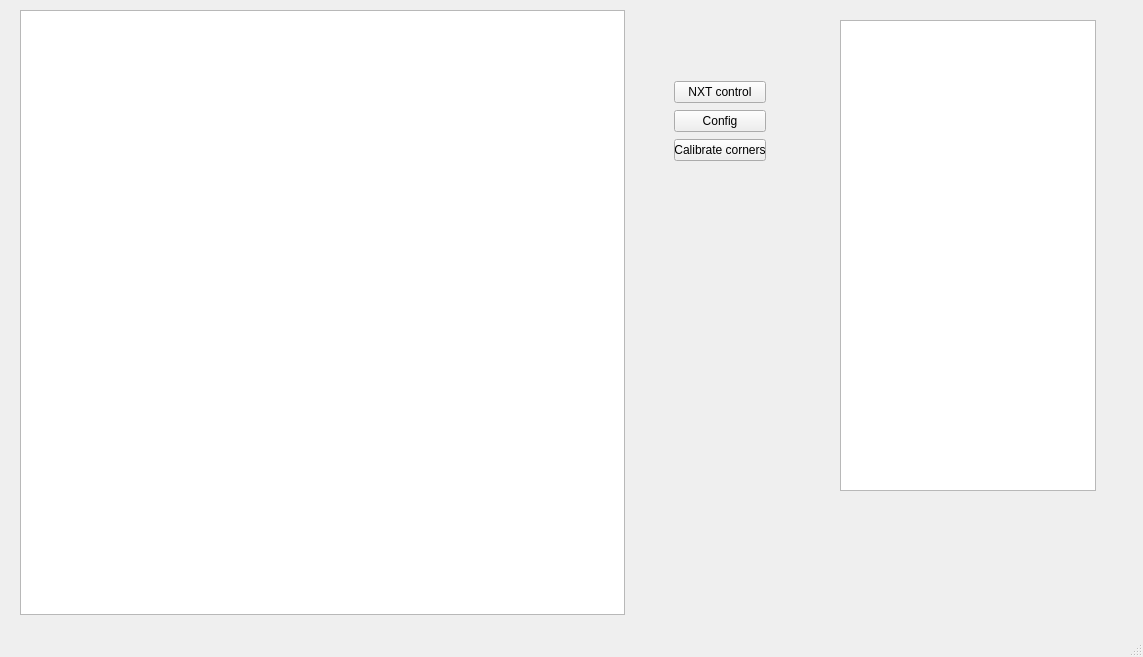
<?xml version="1.0" encoding="UTF-8"?>
<ui version="4.0">
 <class>MainWindow</class>
 <widget class="QMainWindow" name="MainWindow">
  <property name="geometry">
   <rect>
    <x>0</x>
    <y>0</y>
    <width>1143</width>
    <height>657</height>
   </rect>
  </property>
  <property name="windowTitle">
   <string>Draughts player</string>
  </property>
  <widget class="QWidget" name="centralwidget">
   <widget class="QGraphicsView" name="image">
    <property name="geometry">
     <rect>
      <x>20</x>
      <y>10</y>
      <width>605</width>
      <height>605</height>
     </rect>
    </property>
   </widget>
   <widget class="QTextBrowser" name="movesList">
    <property name="geometry">
     <rect>
      <x>840</x>
      <y>20</y>
      <width>256</width>
      <height>471</height>
     </rect>
    </property>
   </widget>
   <widget class="QWidget" name="">
    <property name="geometry">
     <rect>
      <x>674</x>
      <y>80</y>
      <width>92</width>
      <height>83</height>
     </rect>
    </property>
    <layout class="QGridLayout" name="gridLayout">
     <item row="0" column="0">
      <widget class="QPushButton" name="nxtControlButton">
       <property name="text">
        <string>NXT control</string>
       </property>
      </widget>
     </item>
     <item row="1" column="0">
      <widget class="QPushButton" name="configButton">
       <property name="text">
        <string>Config</string>
       </property>
      </widget>
     </item>
     <item row="2" column="0">
      <widget class="QPushButton" name="calibrateCornersButton">
       <property name="text">
        <string>Calibrate corners</string>
       </property>
      </widget>
     </item>
    </layout>
   </widget>
  </widget>
  <widget class="QMenuBar" name="menubar">
   <property name="geometry">
    <rect>
     <x>0</x>
     <y>0</y>
     <width>1143</width>
     <height>21</height>
    </rect>
   </property>
  </widget>
  <widget class="QStatusBar" name="statusbar"/>
 </widget>
 <resources/>
 <connections/>
</ui>
